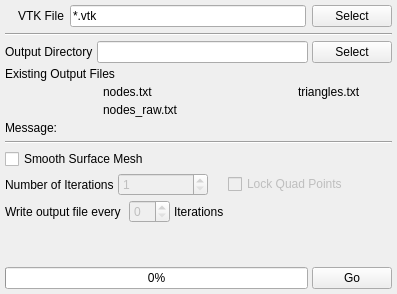
      <widget class="QWidget" name="surfaceMeshingTab">
       <attribute name="title">
        <string>Surface Meshing</string>
       </attribute>
       <layout class="QVBoxLayout" name="verticalLayout_3">
        <property name="spacing">
         <number>4</number>
        </property>
        <property name="margin">
         <number>5</number>
        </property>
        <item>
         <layout class="QGridLayout" name="gridLayout_9">
          <property name="spacing">
           <number>6</number>
          </property>
          <item row="0" column="1">
           <widget class="QLabel" name="label_24">
            <property name="text">
             <string>VTK File</string>
            </property>
           </widget>
          </item>
          <item row="0" column="2">
           <widget class="QLineEdit" name="sm_InputFile">
            <property name="text">
             <string>*.vtk</string>
            </property>
           </widget>
          </item>
          <item row="0" column="3">
           <widget class="QPushButton" name="sm_InputFileBtn">
            <property name="text">
             <string>Select</string>
            </property>
           </widget>
          </item>
          <item row="0" column="0">
           <widget class="QLabel" name="sm_InputFileIcon">
            <property name="text">
             <string/>
            </property>
            <property name="pixmap">
             <pixmap resource="../../../../Resources/icons/images/Icons.qrc">:/Delete-16x16.png</pixmap>
            </property>
           </widget>
          </item>
         </layout>
        </item>
        <item>
         <layout class="QGridLayout" name="gridLayout_12"/>
        </item>
        <item>
         <widget class="Line" name="line_4">
          <property name="minimumSize">
           <size>
            <width>0</width>
            <height>6</height>
           </size>
          </property>
          <property name="orientation">
           <enum>Qt::Horizontal</enum>
          </property>
         </widget>
        </item>
        <item>
         <layout class="QGridLayout" name="gridLayout_11">
          <item row="0" column="0">
           <widget class="QLabel" name="label_25">
            <property name="text">
             <string>Output Directory</string>
            </property>
           </widget>
          </item>
          <item row="0" column="1">
           <widget class="QLineEdit" name="sm_OutputDir"/>
          </item>
          <item row="0" column="2">
           <widget class="QPushButton" name="sm_OutputDirBtn">
            <property name="text">
             <string>Select</string>
            </property>
           </widget>
          </item>
         </layout>
        </item>
        <item>
         <layout class="QGridLayout" name="gridLayout_18">
          <item row="1" column="0" colspan="4">
           <widget class="QLabel" name="label_30">
            <property name="text">
             <string>Existing Output Files</string>
            </property>
           </widget>
          </item>
          <item row="2" column="3">
           <widget class="QLabel" name="sm_TrianglesFile">
            <property name="text">
             <string>triangles.txt</string>
            </property>
           </widget>
          </item>
          <item row="2" column="0">
           <widget class="QLabel" name="sm_NodesFileIcon">
            <property name="text">
             <string/>
            </property>
            <property name="pixmap">
             <pixmap resource="../../../../Resources/icons/images/Icons.qrc">:/Delete-16x16.png</pixmap>
            </property>
            <property name="alignment">
             <set>Qt::AlignRight|Qt::AlignTrailing|Qt::AlignVCenter</set>
            </property>
           </widget>
          </item>
          <item row="2" column="1">
           <widget class="QLabel" name="sm_NodesFile">
            <property name="text">
             <string>nodes.txt</string>
            </property>
           </widget>
          </item>
          <item row="2" column="2">
           <widget class="QLabel" name="sm_TrianglesFileIcon">
            <property name="text">
             <string/>
            </property>
            <property name="pixmap">
             <pixmap resource="../../../../Resources/icons/images/Icons.qrc">:/Delete-16x16.png</pixmap>
            </property>
            <property name="alignment">
             <set>Qt::AlignRight|Qt::AlignTrailing|Qt::AlignVCenter</set>
            </property>
           </widget>
          </item>
          <item row="3" column="1">
           <widget class="QLabel" name="sm_NodesRawFile">
            <property name="text">
             <string>nodes_raw.txt</string>
            </property>
           </widget>
          </item>
          <item row="3" column="0">
           <widget class="QLabel" name="sm_NodesRawFileIcon">
            <property name="text">
             <string/>
            </property>
            <property name="pixmap">
             <pixmap resource="../../../../Resources/icons/images/Icons.qrc">:/Delete-16x16.png</pixmap>
            </property>
            <property name="alignment">
             <set>Qt::AlignRight|Qt::AlignTrailing|Qt::AlignVCenter</set>
            </property>
           </widget>
          </item>
         </layout>
        </item>
        <item>
         <widget class="QLabel" name="sm_Message">
          <property name="text">
           <string>Message:</string>
          </property>
          <property name="wordWrap">
           <bool>true</bool>
          </property>
         </widget>
        </item>
        <item>
         <widget class="Line" name="line_2">
          <property name="minimumSize">
           <size>
            <width>0</width>
            <height>6</height>
           </size>
          </property>
          <property name="orientation">
           <enum>Qt::Horizontal</enum>
          </property>
         </widget>
        </item>
        <item>
         <widget class="QCheckBox" name="sm_SmoothMesh">
          <property name="text">
           <string>Smooth Surface Mesh</string>
          </property>
         </widget>
        </item>
        <item>
         <layout class="QGridLayout" name="gridLayout_10">
          <property name="spacing">
           <number>4</number>
          </property>
          <item row="0" column="0">
           <layout class="QHBoxLayout" name="horizontalLayout_10">
            <property name="spacing">
             <number>4</number>
            </property>
            <item>
             <widget class="QLabel" name="label_26">
              <property name="text">
               <string>Number of Iterations</string>
              </property>
             </widget>
            </item>
            <item>
             <widget class="QSpinBox" name="sm_SmoothIterations">
              <property name="enabled">
               <bool>false</bool>
              </property>
              <property name="minimum">
               <number>1</number>
              </property>
              <property name="maximum">
               <number>1000</number>
              </property>
             </widget>
            </item>
           </layout>
          </item>
          <item row="0" column="1">
           <spacer name="horizontalSpacer_8">
            <property name="orientation">
             <enum>Qt::Horizontal</enum>
            </property>
            <property name="sizeType">
             <enum>QSizePolicy::Fixed</enum>
            </property>
            <property name="sizeHint" stdset="0">
             <size>
              <width>12</width>
              <height>20</height>
             </size>
            </property>
           </spacer>
          </item>
          <item row="0" column="2">
           <widget class="QCheckBox" name="sm_LockQuadPoints">
            <property name="enabled">
             <bool>false</bool>
            </property>
            <property name="text">
             <string>Lock Quad Points</string>
            </property>
           </widget>
          </item>
          <item row="1" column="0" colspan="2">
           <layout class="QHBoxLayout" name="horizontalLayout_7">
            <property name="spacing">
             <number>4</number>
            </property>
            <item>
             <widget class="QLabel" name="label_27">
              <property name="text">
               <string>Write output file every </string>
              </property>
             </widget>
            </item>
            <item>
             <widget class="QSpinBox" name="sm_WriteOutputFileIncrement">
              <property name="enabled">
               <bool>false</bool>
              </property>
             </widget>
            </item>
            <item>
             <widget class="QLabel" name="label_28">
              <property name="text">
               <string>Iterations</string>
              </property>
             </widget>
            </item>
           </layout>
          </item>
          <item row="1" column="2" colspan="2">
           <spacer name="horizontalSpacer_9">
            <property name="orientation">
             <enum>Qt::Horizontal</enum>
            </property>
            <property name="sizeHint" stdset="0">
             <size>
              <width>148</width>
              <height>20</height>
             </size>
            </property>
           </spacer>
          </item>
          <item row="0" column="3">
           <spacer name="horizontalSpacer_11">
            <property name="orientation">
             <enum>Qt::Horizontal</enum>
            </property>
            <property name="sizeHint" stdset="0">
             <size>
              <width>40</width>
              <height>20</height>
             </size>
            </property>
           </spacer>
          </item>
         </layout>
        </item>
        <item>
         <spacer name="verticalSpacer_3">
          <property name="orientation">
           <enum>Qt::Vertical</enum>
          </property>
          <property name="sizeHint" stdset="0">
           <size>
            <width>20</width>
            <height>40</height>
           </size>
          </property>
         </spacer>
        </item>
        <item>
         <layout class="QHBoxLayout" name="horizontalLayout_9">
          <item>
           <widget class="QProgressBar" name="sm_progressBar">
            <property name="value">
             <number>0</number>
            </property>
           </widget>
          </item>
          <item>
           <widget class="QPushButton" name="sm_GoBtn">
            <property name="text">
             <string>Go</string>
            </property>
           </widget>
          </item>
         </layout>
        </item>
       </layout>
      </widget>
